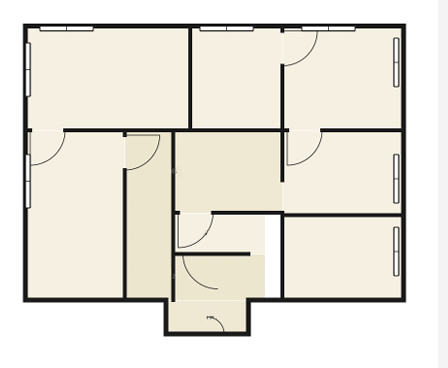
#> input picture backend/test/F2.png, 448 x 368 px
$ python -i main.py   (imports and definitions only)
#> lines starting #> are read from the running program, lines starting #| are printed output that depends on the picture; after the words box and inside, x2 and y2 are one past the last pixel; in counts of white or black regions, pixels touching at a corner belong together
import cv2
import numpy as np
import os

# --- Calibration ---
# Assumes the floor plan scale bar reads ~41px = 1 metre (adjust to your image).
# get_Cordinates() returns this so app.py can pass it to material analysis.
PIXELS_PER_METRE = 41.0

def _px_to_m(px: float) -> float:
    return round(px / PIXELS_PER_METRE, 3)

def _classify_wall(x1, y1, x2, y2, img_w, img_h, length_px, all_lengths):
    """
    Heuristic wall classifier → 'load_bearing_wall' | 'partition_wall'

    Rules (in priority order):
      1. Outer walls  → any wall whose midpoint is within 8% of any image edge
      2. Long walls   → length >= 75th percentile of all walls  → loapipd-bearing
      3. Short walls  → below median → partition
    """
    mx = (x1 + x2) / 2
    my = (y1 + y2) / 2
    margin_x = img_w * 0.08
    margin_y = img_h * 0.08

    is_outer = (mx < margin_x or mx > img_w - margin_x or
                my < margin_y or my > img_h - margin_y)
    if is_outer:
        return "load_bearing_wall", True

    p75 = float(np.percentile(all_lengths, 75))
    if length_px >= p75:
        return "load_bearing_wall", False

    return "partition_wall", False


def get_Cordinates():
    file_path = os.path.join(os.path.dirname(__file__), 'test', 'F2.png')
    img = cv2.imread(file_path)
#> img is the input picture: shape (368, 448, 3); mean B, G, R 218.7, 228.2, 231.2

    if img is None:
        print(f"Error: Could not find image at {file_path}")
        exit()

    img_h, img_w = img.shape[:2]
#> img_h = 368; img_w = 448

    # --- Pre-processing ---
    gray = cv2.cvtColor(img, cv2.COLOR_BGR2GRAY)
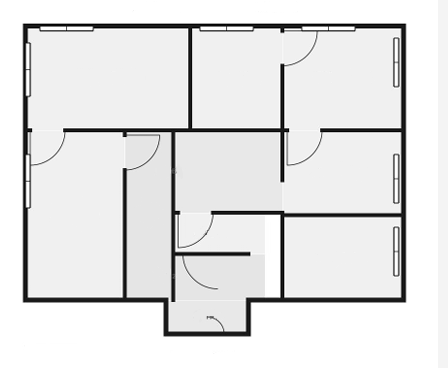
#> gray: shape (368, 448); min 0, max 255, mean 228.1
    _, thresh = cv2.threshold(gray, 150, 255, cv2.THRESH_BINARY_INV)
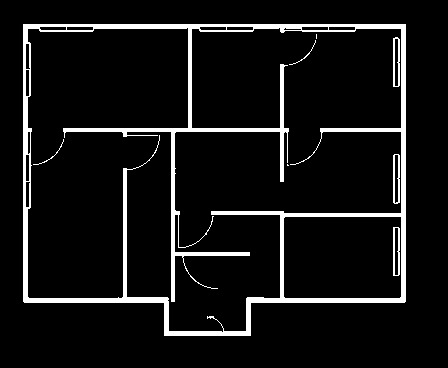
#> thresh: shape (368, 448); 7.8% white; 8 white regions (2 under 20 px), largest, box (x1, y1, x2, y2) and area: (23, 24, 406, 336) 12086, (393, 37, 400, 87) 203, (393, 154, 400, 204) 203, (393, 227, 400, 276) 200, (33, 139, 64, 165) 44, (289, 40, 316, 65) 40
    kernel = np.ones((3, 3), np.uint8)
    clean_walls = cv2.morphologyEx(thresh, cv2.MORPH_OPEN, kernel)
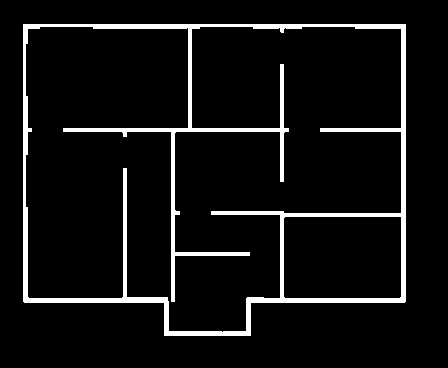
#> clean_walls: shape (368, 448); 6.7% white; 1 white region, box (x1, y1, x2, y2) and area: (23, 24, 406, 336) 11125
    clean_walls = cv2.medianBlur(clean_walls, 3)
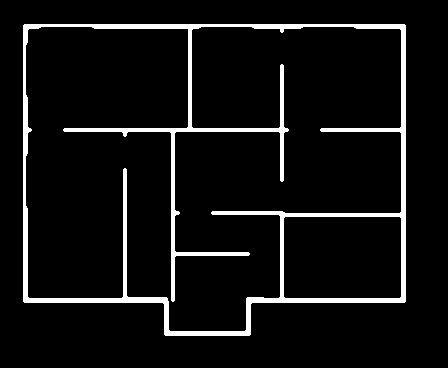
#> clean_walls: shape (368, 448); 6.7% white; 1 white region, box (x1, y1, x2, y2) and area: (23, 24, 406, 336) 11125

    # --- Line Detection ---
    lines = cv2.HoughLinesP(clean_walls, 1, np.pi / 180,
                            threshold=40, minLineLength=60, maxLineGap=10)
#> lines = 52 rows, first 6: [63, 129, 288, 129], [23, 26, 405, 26], [24, 24, 404, 24], [246, 299, 405, 299], [23, 301, 23, 25], [24, 25, 405, 25]

    raw_walls = []
    if lines is not None:
        for line in lines:
            x1, y1, x2, y2 = line[0]
            if abs(x1 - x2) < 10 or abs(y1 - y2) < 10:   # H or V only
                length_px = float(np.sqrt((x2 - x1) ** 2 + (y2 - y1) ** 2))
                raw_walls.append((x1, y1, x2, y2, length_px))
#> this loop made 52 passes
#> (x1, y1, x2, y2, length_px) on passes 1 to 12: (63, 129, 288, 129, 225), (23, 26, 405, 26, 382), (24, 24, 404, 24, 380), (246, 299, 405, 299, 159), (23, 301, 23, 25, 276), (24, 25, 405, 25, 381), (246, 300, 405, 300, 159), (64, 131, 287, 131, 223), (24, 298, 174, 298, 150), (246, 301, 405, 301, 159), (64, 128, 287, 128, 223), (24, 302, 168, 302, 144)
#> after the loop, raw_walls = 52 items, first 6: (63, 129, 288, 129, 225), (23, 26, 405, 26, 382), (24, 24, 404, 24, 380), (246, 299, 405, 299, 159), (23, 301, 23, 25, 276), (24, 25, 405, 25, 381)

    if not raw_walls:
        return []

    all_lengths = [w[4] for w in raw_walls]
#> all_lengths = 52 values, max 382 at index 1, min 66.01 at index 43, mean 155.9

    wall_list = []
    for idx, (x1, y1, x2, y2, length_px) in enumerate(raw_walls):
        wall_type, is_outer = _classify_wall(
            x1, y1, x2, y2, img_w, img_h, length_px, all_lengths
        )
        span_m = _px_to_m(length_px)

        wall_list.append({
            "element_id":   f"W{idx:03d}",
            "start":        {"x": float(x1), "y": float(y1)},
            "end":          {"x": float(x2), "y": float(y2)},
            "length_px":    round(length_px, 2),
            "span_m":       span_m,
            "element_type": wall_type,
            "is_outer":     is_outer,
            "is_spine":     False,
        })
#> this loop made 52 passes
#> (x1, y1, x2, y2, length_px, mx in _classify_wall, my in _classify_wall, is_outer) on passes 1 to 12: (63, 129, 288, 129, 225, 175.5, 129, False), (23, 26, 405, 26, 382, 214, 26, True), (24, 24, 404, 24, 380, 214, 24, True), (246, 299, 405, 299, 159, 325.5, 299, False), (23, 301, 23, 25, 276, 23, 163, True), (24, 25, 405, 25, 381, 214.5, 25, True), (246, 300, 405, 300, 159, 325.5, 300, False), (64, 131, 287, 131, 223, 175.5, 131, False), (24, 298, 174, 298, 150, 99, 298, False), (246, 301, 405, 301, 159, 325.5, 301, False), (64, 128, 287, 128, 223, 175.5, 128, False), (24, 302, 168, 302, 144, 96, 302, False)
#> (x1, y1, x2, y2, length_px) on passes 51 to 52: (28, 300, 119, 299, 91.01), (283, 180, 283, 65, 115)

    # --- Mark central-spine candidates ---
    # Walls that are long, not outer, and roughly centred on both axes
    cx, cy = img_w / 2, img_h / 2
    spine_margin = 0.20   # within 20% of centre
    for w in wall_list:
        if w["element_type"] == "load_bearing_wall" and not w["is_outer"]:
            mx = (w["start"]["x"] + w["end"]["x"]) / 2
            my = (w["start"]["y"] + w["end"]["y"]) / 2
            if (abs(mx - cx) < img_w * spine_margin and
                    abs(my - cy) < img_h * spine_margin):
                w["is_spine"] = True
#> this loop made 52 passes

    print(f"Detected {len(wall_list)} walls "
          f"({sum(1 for w in wall_list if w['element_type']=='load_bearing_wall')} load-bearing, "
          f"{sum(1 for w in wall_list if w['element_type']=='partition_wall')} partition)")
#| Detected 52 walls (17 load-bearing, 35 partition)
    return wall_list

>>> result = get_Cordinates()

$ run again, with backend/test/F1.png copied over backend/test/F2.png
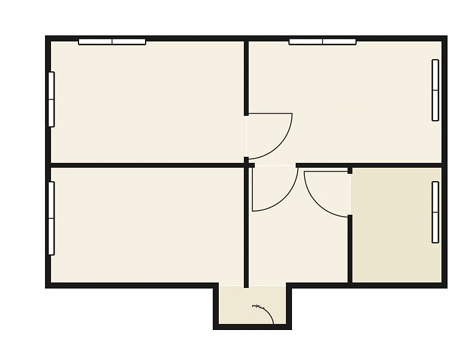
#> input picture backend/test/F1.png, 474 x 339 px
#> in get_Cordinates, img is the input picture: shape (339, 474, 3); mean B, G, R 219.4, 228.4, 231.3
#> in get_Cordinates, `_, thresh = cv2.threshold(gray, 150, 255, cv2.THRESH_BINARY_INV)`:
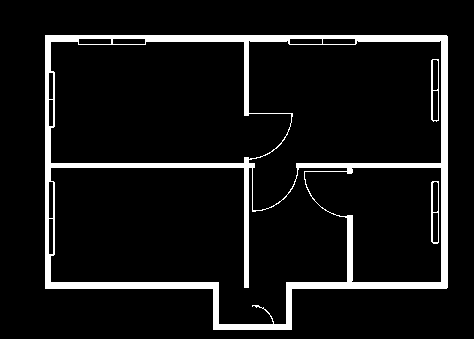
#> thresh: shape (339, 474); 8.1% white; 3 white regions, box (x1, y1, x2, y2) and area: (45, 35, 448, 330) 12580, (431, 181, 439, 244) 207, (431, 59, 439, 122) 203
#> in get_Cordinates, `clean_walls = cv2.morphologyEx(thresh, cv2.MORPH_OPEN, kernel)`:
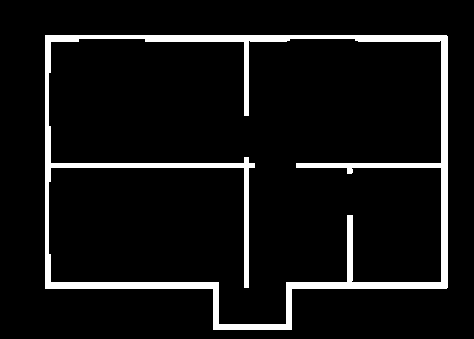
#> clean_walls: shape (339, 474); 7.3% white; 1 white region, box (x1, y1, x2, y2) and area: (45, 35, 448, 330) 11714
#> lines = 49 rows, first 6: [45, 37, 447, 37], [46, 35, 446, 35], [297, 163, 447, 163], [45, 38, 447, 38], [45, 36, 447, 36], [45, 284, 218, 284]
#> the loop in get_Cordinates, `for line in lines:` made 49 passes
#> (x1, y1, x2, y2, length_px) on passes 1 to 8: (45, 37, 447, 37, 402), (46, 35, 446, 35, 400), (297, 163, 447, 163, 150), (45, 38, 447, 38, 402), (45, 36, 447, 36, 402), (45, 284, 218, 284, 173), (286, 285, 447, 285, 161), (287, 282, 447, 282, 160)
#> after the loop in get_Cordinates, `for line in lines:`: raw_walls = 49 items, first 6: (45, 37, 447, 37, 402), (46, 35, 446, 35, 400), (297, 163, 447, 163, 150), (45, 38, 447, 38, 402), (45, 36, 447, 36, 402), (45, 284, 218, 284, 173)
#> all_lengths = 49 values, max 402 at index 0, min 70.01 at index 40, mean 158.4
#> the loop in get_Cordinates, `for idx, (x1, y1, x2, y2, length_px) in enumerate(raw_walls):` made 49 passes
#> (x1, y1, x2, y2, length_px, mx in _classify_wall, my in _classify_wall, is_outer) on passes 1 to 8: (45, 37, 447, 37, 402, 246, 37, False), (46, 35, 446, 35, 400, 246, 35, False), (297, 163, 447, 163, 150, 372, 163, False), (45, 38, 447, 38, 402, 246, 38, False), (45, 36, 447, 36, 402, 246, 36, False), (45, 284, 218, 284, 173, 131.5, 284, False), (286, 285, 447, 285, 161, 366.5, 285, False), (287, 282, 447, 282, 160, 367, 282, False)
#> after the loop in get_Cordinates, `for idx, (x1, y1, x2, y2, length_px) in enumerate(raw_walls):`: wall_list = 49 items
#> the loop in get_Cordinates, `for w in wall_list:` made 49 passes
#> (mx, my) on passes 1, 2, 4, 5, 10, 17, 18, 29: (246, 37), (246, 35), (246, 38), (246, 36), (149, 167), (47, 164.5), (149.5, 165), (46.5, 126)
#| Detected 49 walls (19 load-bearing, 30 partition)

$ run again, with backend/test/F3.png copied over backend/test/F2.png
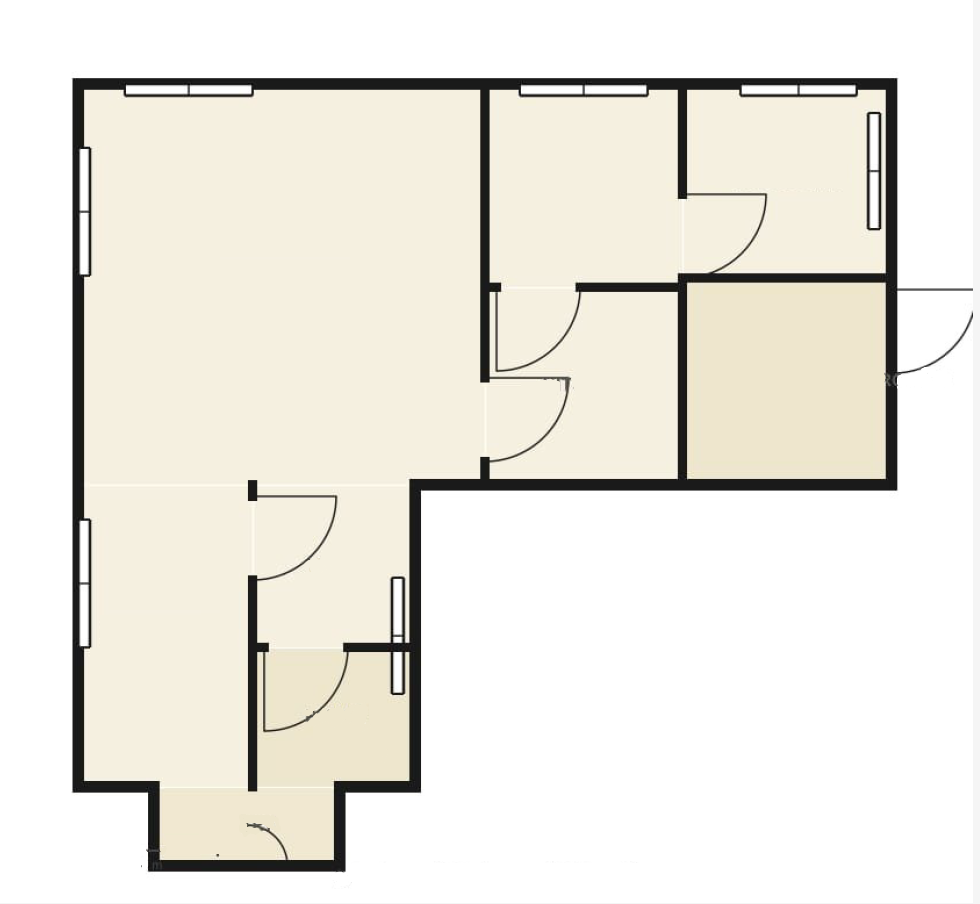
#> input picture backend/test/F3.png, 980 x 904 px
#> in get_Cordinates, img is the input picture: shape (904, 980, 3); mean B, G, R 226, 234, 236.5
#> in get_Cordinates, `_, thresh = cv2.threshold(gray, 150, 255, cv2.THRESH_BINARY_INV)`:
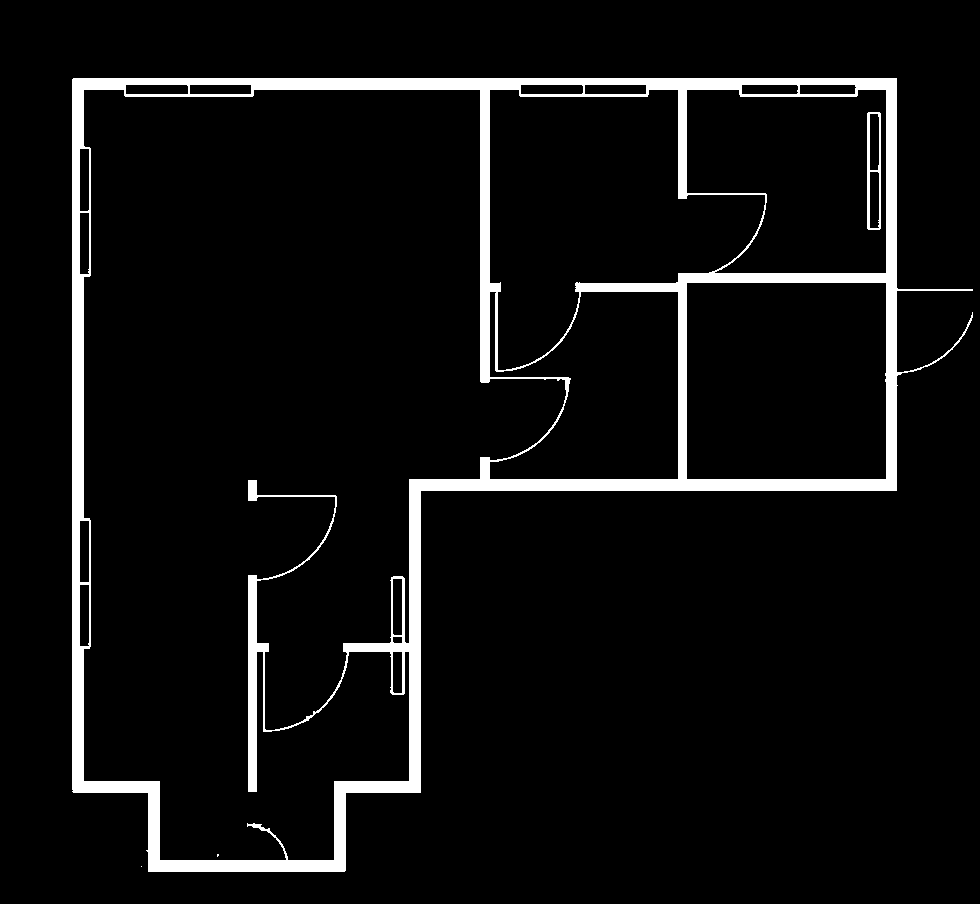
#> thresh: shape (904, 980); 6% white; 4 white regions (2 under 20 px), largest, box (x1, y1, x2, y2) and area: (72, 78, 973, 872) 52106, (867, 112, 881, 230) 653
#> in get_Cordinates, `clean_walls = cv2.morphologyEx(thresh, cv2.MORPH_OPEN, kernel)`:
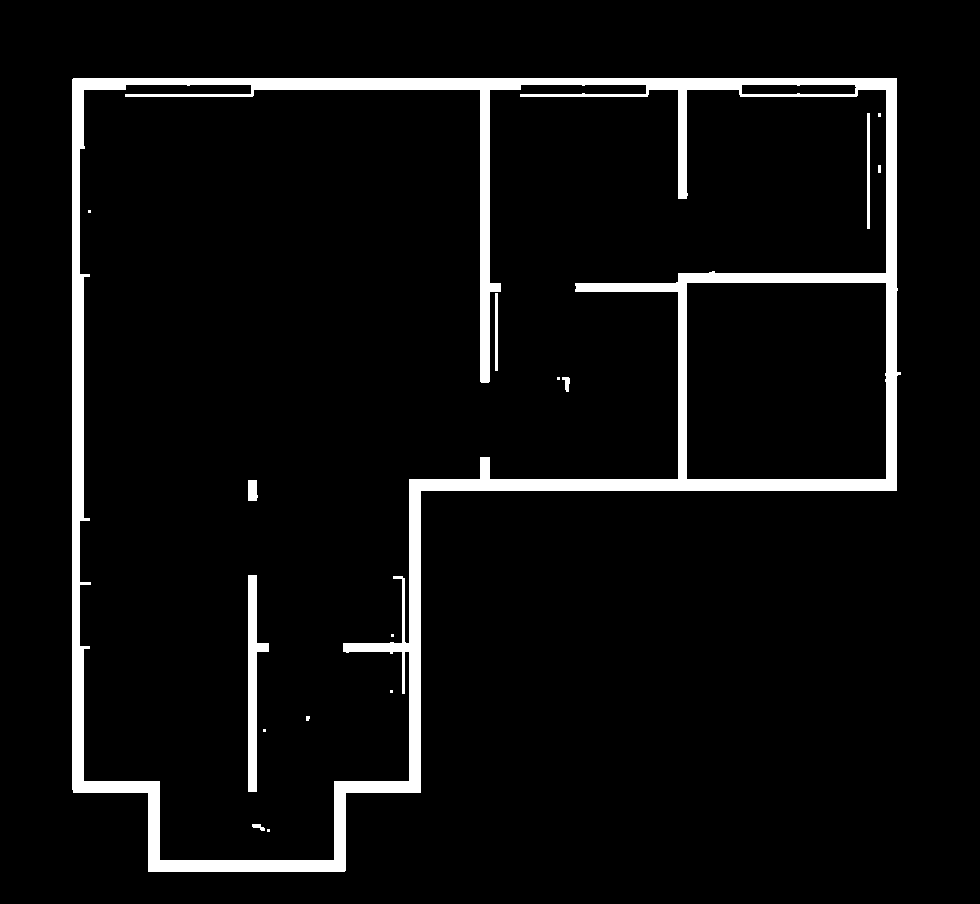
#> clean_walls: shape (904, 980); 5.6% white; 16 white regions (8 under 20 px), largest, box (x1, y1, x2, y2) and area: (72, 78, 901, 872) 46338, (248, 575, 269, 792) 2061, (867, 113, 870, 229) 348
#> lines = 184 rows, first 6: [72, 82, 896, 82], [72, 83, 896, 83], [72, 84, 896, 84], [73, 78, 895, 78], [73, 791, 73, 79], [72, 81, 896, 81]
#> the loop in get_Cordinates, `for line in lines:` made 184 passes
#> (x1, y1, x2, y2, length_px) on passes 1 to 8: (72, 82, 896, 82, 824), (72, 83, 896, 83, 824), (72, 84, 896, 84, 824), (73, 78, 895, 78, 822), (73, 791, 73, 79, 712), (72, 81, 896, 81, 824), (72, 789, 72, 79, 710), (74, 80, 896, 80, 822)
#> after the loop in get_Cordinates, `for line in lines:`: raw_walls = 177 items, first 6: (72, 82, 896, 82, 824), (72, 83, 896, 83, 824), (72, 84, 896, 84, 824), (73, 78, 895, 78, 822), (73, 791, 73, 79, 712), (72, 81, 896, 81, 824)
#> all_lengths = 177 values, max 824 at index 0, min 60.07 at index 76, mean 217.9
#> the loop in get_Cordinates, `for idx, (x1, y1, x2, y2, length_px) in enumerate(raw_walls):` made 177 passes
#> (x1, y1, x2, y2, length_px) on passes 24 to 26: (410, 479, 896, 479, 486), (409, 487, 896, 487, 487), (83, 520, 83, 274, 246)
#| Detected 177 walls (58 load-bearing, 119 partition)
